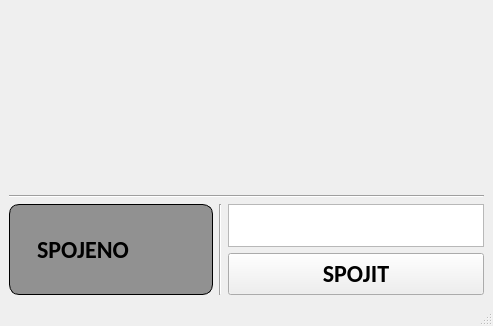
<?xml version="1.0" encoding="UTF-8"?>
<ui version="4.0">
 <class>MainWindow</class>
 <widget class="QMainWindow" name="MainWindow">
  <property name="geometry">
   <rect>
    <x>0</x>
    <y>0</y>
    <width>493</width>
    <height>326</height>
   </rect>
  </property>
  <property name="windowTitle">
   <string>MainWindow</string>
  </property>
  <widget class="QWidget" name="centralwidget">
   <layout class="QVBoxLayout" name="verticalLayout">
    <item>
     <layout class="QHBoxLayout" name="horizontalLayout">
      <item>
       <spacer name="horizontalSpacer">
        <property name="orientation">
         <enum>Qt::Horizontal</enum>
        </property>
        <property name="sizeHint" stdset="0">
         <size>
          <width>40</width>
          <height>20</height>
         </size>
        </property>
       </spacer>
      </item>
      <item>
       <widget class="QPushButton" name="btn_start">
        <property name="sizePolicy">
         <sizepolicy hsizetype="Fixed" vsizetype="Fixed">
          <horstretch>0</horstretch>
          <verstretch>0</verstretch>
         </sizepolicy>
        </property>
        <property name="minimumSize">
         <size>
          <width>400</width>
          <height>180</height>
         </size>
        </property>
        <property name="text">
         <string/>
        </property>
        <property name="flat">
         <bool>true</bool>
        </property>
       </widget>
      </item>
      <item>
       <spacer name="horizontalSpacer_2">
        <property name="orientation">
         <enum>Qt::Horizontal</enum>
        </property>
        <property name="sizeHint" stdset="0">
         <size>
          <width>40</width>
          <height>20</height>
         </size>
        </property>
       </spacer>
      </item>
     </layout>
    </item>
    <item>
     <widget class="Line" name="line">
      <property name="orientation">
       <enum>Qt::Horizontal</enum>
      </property>
     </widget>
    </item>
    <item>
     <layout class="QHBoxLayout" name="horizontalLayout_2" stretch="1,0,1">
      <item>
       <widget class="QFrame" name="frame_online">
        <property name="minimumSize">
         <size>
          <width>200</width>
          <height>0</height>
         </size>
        </property>
        <property name="styleSheet">
         <string notr="true">#frame_online{
border-radius: 10px;
border: 1px solid black;
background: rgba(0, 0, 0, 100);
}</string>
        </property>
        <property name="frameShape">
         <enum>QFrame::NoFrame</enum>
        </property>
        <property name="frameShadow">
         <enum>QFrame::Plain</enum>
        </property>
        <layout class="QHBoxLayout" name="horizontalLayout_4">
         <item>
          <widget class="QLabel" name="label">
           <property name="font">
            <font>
             <family>Calibri</family>
             <pointsize>18</pointsize>
             <weight>75</weight>
             <bold>true</bold>
            </font>
           </property>
           <property name="text">
            <string>SPOJENO</string>
           </property>
           <property name="alignment">
            <set>Qt::AlignCenter</set>
           </property>
          </widget>
         </item>
         <item>
          <widget class="QLabel" name="lbl_online">
           <property name="sizePolicy">
            <sizepolicy hsizetype="Fixed" vsizetype="Preferred">
             <horstretch>0</horstretch>
             <verstretch>0</verstretch>
            </sizepolicy>
           </property>
           <property name="minimumSize">
            <size>
             <width>50</width>
             <height>0</height>
            </size>
           </property>
           <property name="text">
            <string/>
           </property>
          </widget>
         </item>
        </layout>
       </widget>
      </item>
      <item>
       <widget class="Line" name="line_2">
        <property name="orientation">
         <enum>Qt::Vertical</enum>
        </property>
       </widget>
      </item>
      <item>
       <layout class="QVBoxLayout" name="verticalLayout_2" stretch="1,1">
        <item>
         <widget class="QTextEdit" name="edit_add">
          <property name="sizePolicy">
           <sizepolicy hsizetype="Minimum" vsizetype="Minimum">
            <horstretch>0</horstretch>
            <verstretch>0</verstretch>
           </sizepolicy>
          </property>
          <property name="minimumSize">
           <size>
            <width>0</width>
            <height>30</height>
           </size>
          </property>
          <property name="font">
           <font>
            <family>Calibri</family>
            <pointsize>18</pointsize>
           </font>
          </property>
         </widget>
        </item>
        <item>
         <widget class="QPushButton" name="btn_connect">
          <property name="sizePolicy">
           <sizepolicy hsizetype="Minimum" vsizetype="Minimum">
            <horstretch>0</horstretch>
            <verstretch>0</verstretch>
           </sizepolicy>
          </property>
          <property name="minimumSize">
           <size>
            <width>0</width>
            <height>30</height>
           </size>
          </property>
          <property name="font">
           <font>
            <family>Calibri</family>
            <pointsize>18</pointsize>
            <weight>75</weight>
            <bold>true</bold>
           </font>
          </property>
          <property name="text">
           <string>SPOJIT</string>
          </property>
         </widget>
        </item>
       </layout>
      </item>
     </layout>
    </item>
   </layout>
  </widget>
  <widget class="QMenuBar" name="menubar">
   <property name="geometry">
    <rect>
     <x>0</x>
     <y>0</y>
     <width>493</width>
     <height>21</height>
    </rect>
   </property>
  </widget>
  <widget class="QStatusBar" name="statusbar"/>
 </widget>
 <resources/>
 <connections/>
</ui>
